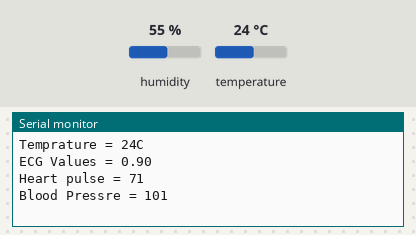
Bench run of a sketch on a simulated ESP8266 (NodeMCU). Parts: the last lines printed to the serial monitor. Inputs (shaded band) come from the test bench; at power-on: temperature 24 °C, humidity 55 %. WiFi joins after 1.5 s; servers stay silent unless stated; random numbers use the default seed unless the sketch sets one; no MQTT or app messages arrive unless stated.

Above: at 2.7 s.
2.8 s: temperature set to 12 °C
At 7.4 s:
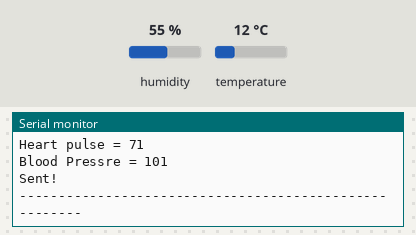
14.1 s: temperature set to 19 °C
At 20.3 s:
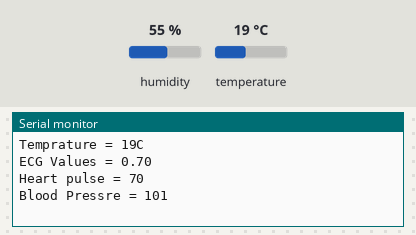
Timing chart, 0 to 21.8 s (numbered marks = the images above; inputs shaded):
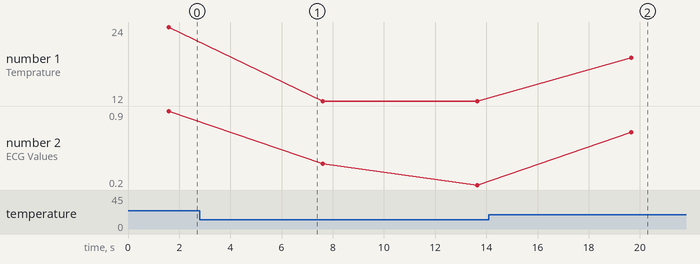

Measured:
- after the input at 14.1 s, the serial monitor: prints a new line after 5.6 s (image 2)
- plotted number 1: 24 → 12 after the input at 2.8 s, 12 → 19 after the input at 14.1 s

The sketch:

MQTT_DHT11.ino
```cpp
#include <SimpleDHT.h>      // Data ---> D3
#include <ESP8266WiFi.h>
#include "Adafruit_MQTT.h"
#include "Adafruit_MQTT_Client.h"

// WiFi parameters
#define WLAN_SSID       "Redmi 5A"
#define WLAN_PASS       "k.pallavi"

// Adafruit IO
#define AIO_SERVER      "io.adafruit.com"
#define AIO_SERVERPORT  1883
#define AIO_USERNAME    "Litheesh14"
#define AIO_KEY         "aio_PqSR55Pa9OVypEN4NBComN0TS1fu"
WiFiClient client;
#define Buzzer_pin 2

// Setup the MQTT client class by passing in the WiFi client and MQTT server and login details.
Adafruit_MQTT_Client mqtt(&client, AIO_SERVER, AIO_SERVERPORT, AIO_USERNAME, AIO_KEY);
Adafruit_MQTT_Publish Temp = Adafruit_MQTT_Publish(&mqtt, AIO_USERNAME "/feeds/Temp");
Adafruit_MQTT_Publish Ecg = Adafruit_MQTT_Publish(&mqtt, AIO_USERNAME "/feeds/ecg");
Adafruit_MQTT_Publish BP = Adafruit_MQTT_Publish(&mqtt, AIO_USERNAME "/feeds/bp");
Adafruit_MQTT_Publish HP = Adafruit_MQTT_Publish(&mqtt, AIO_USERNAME "/feeds/hp");

int pinDHT11 = 0;
SimpleDHT11 dht11(pinDHT11);
byte temp = 0; //Stores temperature value

// connect to adafruit io via MQTT
void connect()
{
    Serial.print(F("Connecting to Adafruit IO... "));
    int8_t ret;
    while ((ret = mqtt.connect()) != 0)
    {
        switch (ret)
        {
            case 1: Serial.println(F("Wrong protocol")); break;
            case 2: Serial.println(F("ID rejected")); break;
            case 3: Serial.println(F("Server unavail")); break;
            case 4: Serial.println(F("Bad user/pass")); break;
            case 5: Serial.println(F("Not authed")); break;
            case 6: Serial.println(F("Failed to subscribe")); break;
            default: Serial.println(F("Connection failed")); break;
        }
        if(ret >= 0)
            mqtt.disconnect();
        Serial.println(F("Retrying connection..."));
        delay(10000);
    }
    Serial.println(F("Adafruit IO Connected!"));
}

void setup()
{
    Serial.begin(115200);
    Serial.println(F("Adafruit IO Example"));
    // Connect to WiFi access point.
    Serial.println(); Serial.println();
    delay(10);
    Serial.print(F("Connecting to "));
    Serial.println(WLAN_SSID);
    WiFi.begin(WLAN_SSID, WLAN_PASS);
    while (WiFi.status() != WL_CONNECTED)
    {
        delay(500);
        Serial.print(F("."));
    }
    Serial.println();
    Serial.println(F("WiFi connected"));
    Serial.println(F("IP address: "));
    Serial.println(WiFi.localIP());

    // connect to adafruit io
    connect();
}

void loop()   // ping adafruit io a few times to make sure we remain connected
{
    if(! mqtt.ping(3))    // reconnect to adafruit io
    {
        if(! mqtt.connected())
        connect();
    }
    dht11.read(&temp, NULL, NULL);
    //temp = random(34, 37);
    Serial.print("Temprature = ");
    Serial.print((int)temp);
    Serial.println("C");

    float ecg = random(2, 10);
    ecg = ecg/10;
    Serial.print("ECG Values = ");
    Serial.print((float)ecg);
    Serial.println(" ");

    int hp = random(70, 72);
    Serial.print("Heart pulse = ");
    Serial.print((int)hp);
    Serial.println(" ");

    int bp = random(100, 102);
    Serial.print("Blood Pressre = ");
    Serial.print((int)bp);
    Serial.println(" ");
    delay(5000);

    if (! Temp.publish(temp))   //Publish to Adafruit
    {
        Serial.println(F("Failed to publish Temperature"));
    }
    if (! Ecg.publish(ecg))       //Publish to Adafruit
    {
        Serial.println(F("Failed to publish ECG"));
    }
    if (! BP.publish(bp))  //Publish to Adafruit
    {
        Serial.println(F("Failed to publish Blood Pressure"));
    }
    if (! HP.publish(hp))  //Publish to Adafruit
    {
        Serial.println(F("Failed to publish Heart pulse"));
    }
    else
    {
        Serial.println(F("Sent!"));
        Serial.println("-------------------------------------------------------");
    }

    if((int)temp < 30 || temp > 37 )
    {
         digitalWrite(Buzzer_pin, HIGH);
         delay(1000);
         digitalWrite(Buzzer_pin, LOW);
    }
}
```
